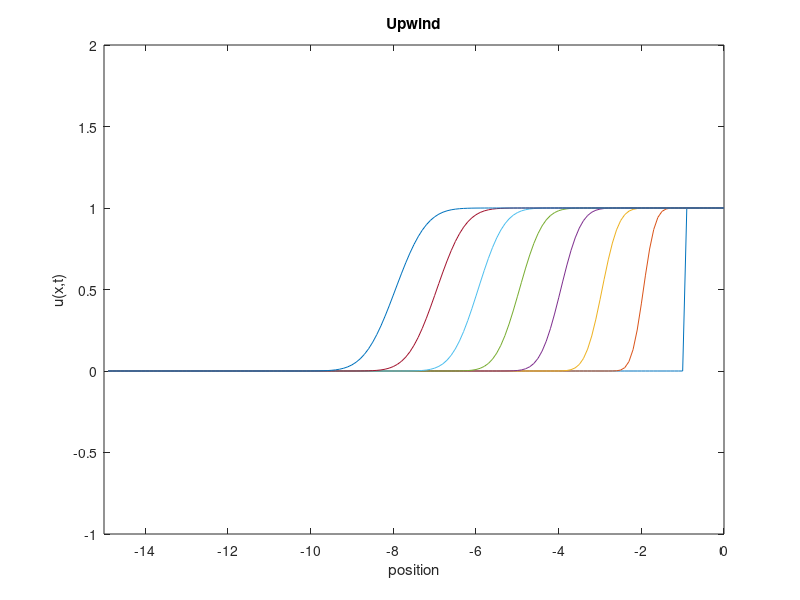

The MATLAB script that drew this image:
%2006 srping 18.086 TA Yeunwoo Cho
%HW2-(3) Upwind Method
L=15;
dx=0.1;
dt=0.05;
x=[-L+dx:dx:0]';
n=length(x);
%Initial value
u1=zeros(1,n-10);
u2=ones(1,10);
u=[u1 u2]';

r=dt/dx
%algorithm
A_up=sparse(diag((1-r)*ones(n,1))+diag(r*ones(n-1,1),1));
b=[0 zeros(1,n-2) r]';
plot(x,u);
hold on;
shock_width=[];

for t=dt:dt:7
    u=A_up*u+b;
    if fix(t)==t;
        plot(x,u)
        a_index=find(u>=0.9 & u<=1);
        b_index=find(u>=0 & u<=0.1);
        a_size=size(a_index);
        b_size=size(b_index);
        wid_1=a_index(1,1);
        wid_2=b_index(b_size(1,1),1);
        sw=shock_width;
        shock_width=[sw wid_1-wid_2];
        axis([-15 0 -1 2]);
    end
end
hold off
xlabel('position')
ylabel('u(x,t)')
title('Upwind')
shock_width
